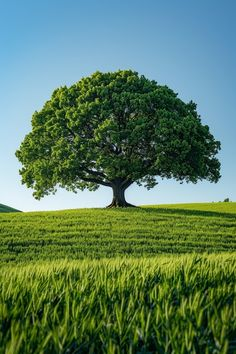
#> input picture img/tree.jpg, 236 x 354 px
$ python opencv_img.py
#> lines starting #> are read from the running program, lines starting #| are printed output that depends on the picture
import cv2
from matplotlib import pyplot as plt

plt.rcParams["figure.figsize"] = [6, 4]

img = cv2.imread("img/tree.jpg", cv2.IMREAD_COLOR)
#> img is the input picture: shape (354, 236, 3); mean B, G, R 97.2, 124.5, 91.4

cv2.imshow("Display window", img)
cv2.waitKey(1000) # Wait for a keystroke in the window
print(img.shape) # (354, 236, 3) => (width, height, channels)
#| (354, 236, 3)

img_gray = cv2.cvtColor(img, cv2.COLOR_BGR2GRAY)
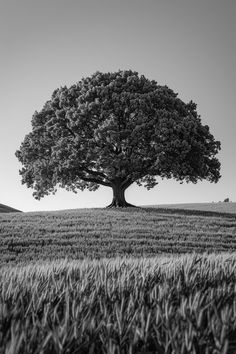
#> img_gray: shape (354, 236); min 1, max 253, mean 111.5
cv2.imshow("Gray", img_gray)
cv2.waitKey(1000) # Wait for a keystroke in the window

color = ('b', 'g', 'r')
for i, col in enumerate(color):
  histogram = cv2.calcHist([img], [i], None, [256], [0, 256])
  plt.plot(histogram, color = col)
  plt.xlim([0,256])
plt.title('Histogram for RGB by OpenCV')
plt.show()
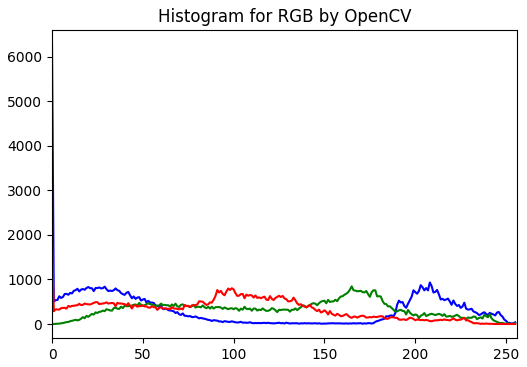
#> figure drawn by matplotlib, 1 panel; curve peaks at x = 0, y = 6283; curve peaks at x = 165, y = 844; curve peaks at x = 0, y = 1825
